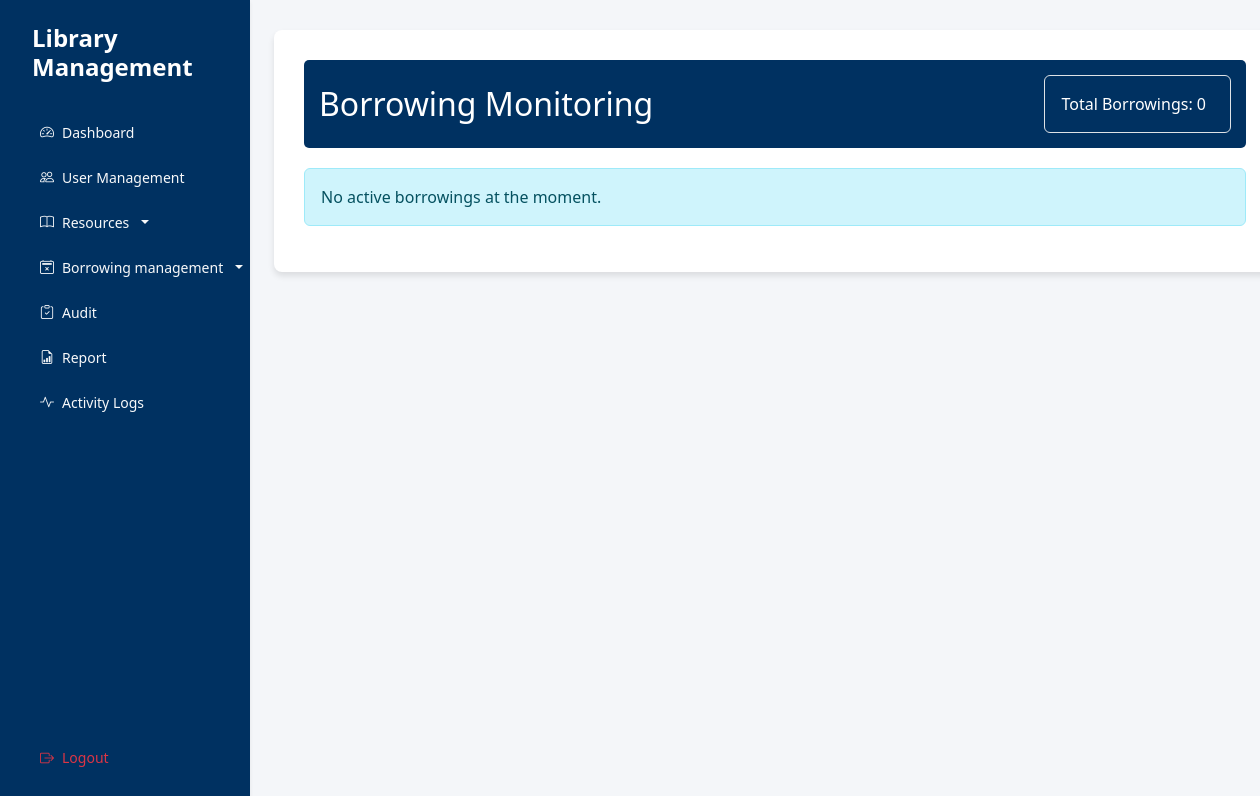
The page /interface/borrowings.php (signed in) on the database as committed earlier.
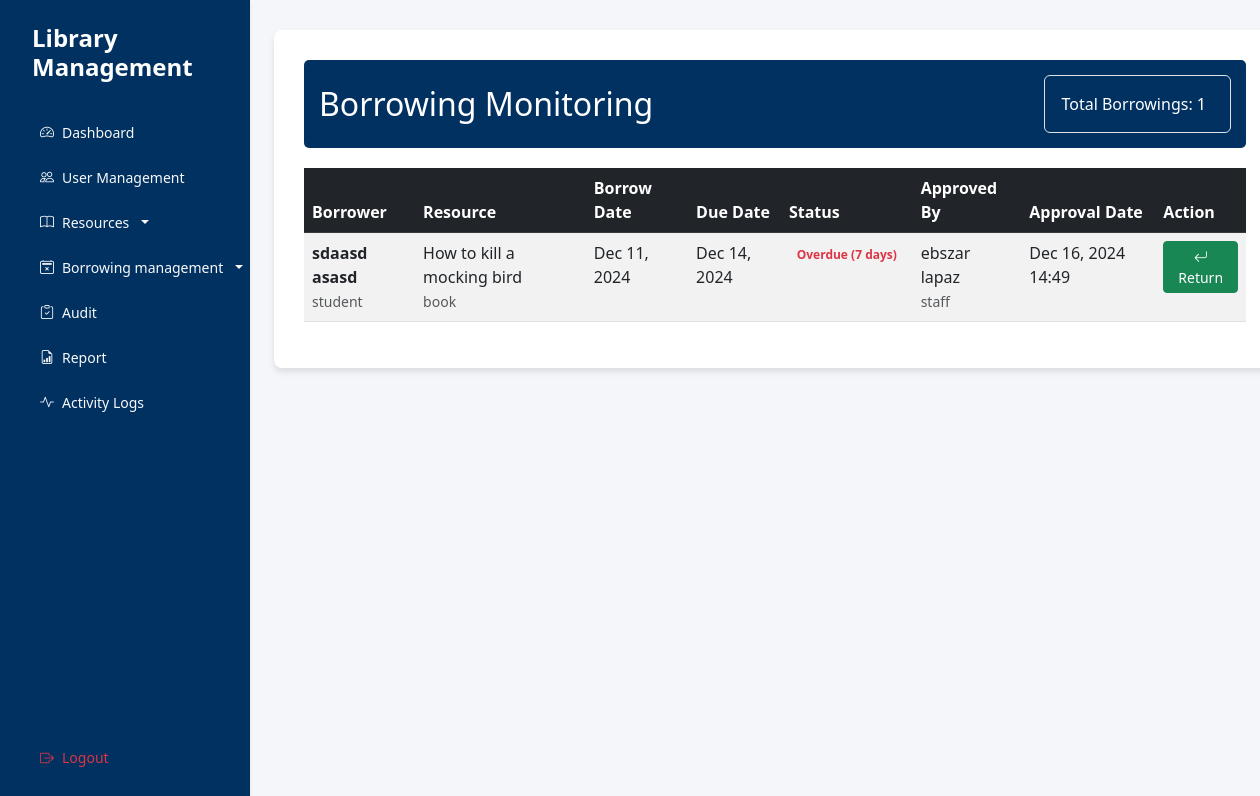
The same page on the database as committed later.
### tables this page shows
CREATE TABLE `borrowings` (
  `borrowing_id` int(11) NOT NULL,
  `user_id` int(11) NOT NULL,
  `resource_id` int(11) NOT NULL,
  `borrow_date` datetime DEFAULT current_timestamp(),
  `due_date` datetime DEFAULT NULL,
  `return_date` datetime DEFAULT NULL,
  `fine_amount` decimal(10,2) DEFAULT 0.00,
  `status` enum('pending','active','returned','overdue') DEFAULT 'pending',
  `approved_by` int(11) DEFAULT NULL,
  `approved_at` datetime DEFAULT NULL,
  `returned_by` int(11) DEFAULT NULL
);

CREATE TABLE `users` (
  `user_id` int(11) NOT NULL,
  `membership_id` varchar(20) DEFAULT NULL,
  `username` varchar(50) NOT NULL,
  `password` varchar(255) NOT NULL,
  `first_name` varchar(50) NOT NULL,
  `last_name` varchar(50) NOT NULL,
  `email` varchar(100) NOT NULL,
  `role` enum('admin','student','faculty','staff') NOT NULL,
  `max_books` int(11) NOT NULL,
  `created_at` timestamp NOT NULL DEFAULT current_timestamp(),
  `updated_at` timestamp NOT NULL DEFAULT current_timestamp() ON UPDATE current_timestamp(),
  `borrowing_days_limit` int(11) DEFAULT 7
);

CREATE TABLE `library_resources` (
  `resource_id` int(11) NOT NULL,
  `title` varchar(255) NOT NULL,
  `accession_number` varchar(20) NOT NULL,
  `category` enum('book','periodical','media') NOT NULL,
  `status` enum('available','borrowed','maintenance') DEFAULT 'available',
  `created_at` timestamp NOT NULL DEFAULT current_timestamp(),
  `updated_at` timestamp NOT NULL DEFAULT current_timestamp() ON UPDATE current_timestamp(),
  `cover_image` varchar(255) DEFAULT NULL
);

### controller/BorrowingController.php (called while the page is built, shortened)
<?php
require_once '../config/Database.php';
class BorrowingController {
    public function __construct() {
        $database = new Database();
    }
    public function getAllBorrowings() {
        try {
            $conn = (new Database())->getConnection();
            $query = "SELECT
                        b.borrowing_id,
                        b.borrow_date,
                        b.due_date,
                        b.status,
                        b.fine_amount,
                        b.approved_at,
                        u.user_id,
                        u.first_name,
                        u.last_name,
                        u.email,
                        u.role,
                        lr.title AS resource_title,
                        lr.category AS resource_type,
                        CONCAT(u_staff.first_name, ' ', u_staff.last_name) as approved_by,
                        u_staff.role as approver_role
                    FROM borrowings b
                    JOIN users u ON b.user_id = u.user_id
                    JOIN library_resources lr ON b.resource_id = lr.resource_id
                    LEFT JOIN users u_staff ON b.approved_by = u_staff.user_id
                    WHERE b.status IN ('active', 'overdue')
                    ORDER BY b.due_date ASC";
            $stmt = $conn->prepare($query);
            $stmt->execute();
            return $stmt->fetchAll(PDO::FETCH_ASSOC);
        } catch (PDOException $e) {
            error_log("Borrowing monitoring error: " . $e->getMessage());
            return [];
        }
    }
    public function calculateOverdueStatus($dueDate) {
        $now = new DateTime();
        $due = new DateTime($dueDate);
        if ($now > $due) {
            $interval = $now->diff($due);
            return [
                'status' => 'Overdue',
                'days_overdue' => $interval->days,
                'class' => 'text-danger'
            ];
        }
        $interval = $due->diff($now);
        return [
            'status' => 'Active',
            'days_remaining' => $interval->days,
            'class' => 'text-success'
        ];
    }
}

### config/Database.php (called while the page is built, shortened)
<?php
class Database {
    private $host = "localhost";
    private $port = "3307";
    private $db_name = "library_management";
    private $username = "root";
    private $password = "";
    public function getConnection() {
        $this->conn = null;
        try {
            $this->conn = new PDO(
                "mysql:host=" . $this->host . ";port=" . $this->port . ";dbname=" . $this->db_name,
                $this->username,
                $this->password
            );
            $this->conn->setAttribute(PDO::ATTR_ERRMODE, PDO::ERRMODE_EXCEPTION);
        } catch(PDOException $e) {
            echo "Connection Error: " . $e->getMessage();
        }
        return $this->conn;
    }
}

### interface/borrowings.php (the view, shortened to what the changed rows need)
<?php
require_once '../controller/BorrowingController.php';
$borrowingController = new BorrowingController();
$borrowings = $borrowingController->getAllBorrowings();
?>
<!DOCTYPE html>
<html lang="en">
<head>
    <link href="https://cdn.jsdelivr.net/npm/bootstrap@5.3.0/dist/css/bootstrap.min.css" rel="stylesheet">
    <link href="https://cdn.jsdelivr.net/npm/bootstrap-icons@1.10.0/font/bootstrap-icons.css" rel="stylesheet">
    <link href="assets/css/style.css" rel="stylesheet">
</head>
<body>
    <div class="d-flex">
        <main class="col-md-9 ms-sm-auto col-lg-10 px-md-4">
            <div class="borrowing-monitoring-container">
                <div class="page-header d-flex justify-content-between align-items-center">
                    <h2 class="mb-0">
                        <i></i>Borrowing Monitoring
                    </h2>
                    <div class="box p-3 border rounded">
                    <span class="me-2">Total Borrowings: <?php echo count($borrowings); ?></span>
                    </div>
                </div>
                <?php if (empty($borrowings)): ?>
                    <div class="alert alert-info">No active borrowings at the moment.</div>
                <?php else: ?>
                    <div class="table-responsive">
                        <table class="table table-striped table-hover">
                            <thead class="table-dark">
                                <tr>
                                    <th>Borrower</th>
                                    <th>Resource</th>
                                    <th>Borrow Date</th>
                                    <th>Due Date</th>
                                    <th>Status</th>
                                    <th>Approved By</th>
                                    <th>Approval Date</th>
                                    <th>Action</th>
                                </tr>
                            </thead>
                            <tbody>
                                <?php foreach ($borrowings as $borrowing):
                                    $overdueInfo = $borrowingController->calculateOverdueStatus($borrowing['due_date']);
                                ?>
                                    <tr>
                                        <td class="borrower-details" data-bs-toggle="modal" data-bs-target="#borrowerModal<?php echo $borrowing['user_id']; ?>">
                                            <strong><?php echo htmlspecialchars($borrowing['first_name'] . ' ' . $borrowing['last_name']); ?></strong>
                                            <br>
                                            <small class="text-muted"><?php echo htmlspecialchars($borrowing['role']); ?></small>
                                        </td>
                                        <td>
                                            <?php echo htmlspecialchars($borrowing['resource_title']); ?>
                                            <br>
                                            <small class="text-muted"><?php echo htmlspecialchars($borrowing['resource_type']); ?></small>
                                        </td>
                                        <td><?php echo date('M d, Y', strtotime($borrowing['borrow_date'])); ?></td>
                                        <td><?php echo date('M d, Y', strtotime($borrowing['due_date'])); ?></td>
                                        <td>
                                            <span class="badge <?php echo $overdueInfo['class']; ?> status-badge">
                                                <?php
                                                echo $overdueInfo['status'];
                                                if (isset($overdueInfo['days_overdue'])) {
                                                    echo ' (' . $overdueInfo['days_overdue'] . ' days)';
                                                } elseif (isset($overdueInfo['days_remaining'])) {
                                                    echo ' (' . $overdueInfo['days_remaining'] . ' days)';
                                                }
                                                ?>
                                            </span>
                                        </td>
                                        <td>
                                            <?php if ($borrowing['approved_by']): ?>
                                                <?php echo htmlspecialchars($borrowing['approved_by']); ?>
                                                <br>
                                                <small class="text-muted"><?php echo htmlspecialchars($borrowing['approver_role']); ?></small>
                                            <?php else: ?>
                                                <span class="text-muted">-</span>
                                            <?php endif; ?>
                                        </td>
                                        <td>
                                            <?php if ($borrowing['approved_at']): ?>
                                                <?php echo date('M d, Y H:i', strtotime($borrowing['approved_at'])); ?>
                                            <?php else: ?>
                                                <span class="text-muted">-</span>
                                            <?php endif; ?>
                                        </td>
                                        <td>
                                            <button class="btn btn-sm btn-success" data-bs-toggle="modal"
                                                    data-bs-target="#returnModal<?php echo $borrowing['borrowing_id']; ?>">
                                                <i class="bi bi-arrow-return-left"></i> Return
                                            </button>
                                        </td>
                                    </tr>
                                <?php endforeach; ?>
                            </tbody>
                        </table>
                    </div>
                <?php endif; ?>
            </div>
        </main>
    </div>
</body>
</html>

Rows that differ between the two databases and show on the page:
added borrowings: user.last_name "sdaasd asasd", user.role "student", resource.title "How to kill a mocking bird", resource.category "book", borrow_date "Dec 11, 2024", due_date "Dec 14, 2024", due_date "Overdue", due_date "7", approved_by "ebszar lapaz", approved_by.role "staff", approved_at "Dec 16, 2024 14:49"
Other text that changed with them:
count($borrowings): "0" → "1"
text no longer shown: "No active borrowings at the moment."
text now shown: "Borrower Resource Borrow Date Due Date Status Approved By Approval Date Action"
